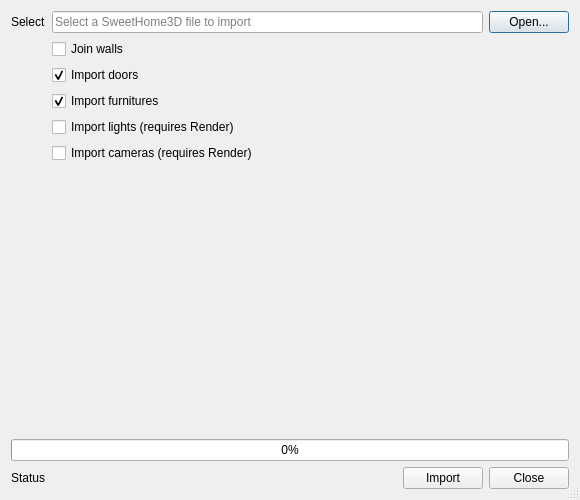
<?xml version="1.0" encoding="UTF-8"?>
<ui version="4.0">
 <class>SH3DImport</class>
 <widget class="QDialog" name="SH3DImport">
  <property name="enabled">
   <bool>true</bool>
  </property>
  <property name="geometry">
   <rect>
    <x>0</x>
    <y>0</y>
    <width>580</width>
    <height>500</height>
   </rect>
  </property>
  <property name="minimumSize">
   <size>
    <width>320</width>
    <height>400</height>
   </size>
  </property>
  <property name="windowTitle">
   <string>Import SweetHome3D file</string>
  </property>
  <property name="toolTip">
   <string>Import SweetHome3D file</string>
  </property>
  <property name="locale">
   <locale language="English" country="UnitedStates"/>
  </property>
  <property name="sizeGripEnabled">
   <bool>true</bool>
  </property>
  <property name="modal">
   <bool>false</bool>
  </property>
  <layout class="QVBoxLayout" name="verticalLayout_3">
   <item>
    <layout class="QVBoxLayout" name="verticalLayout_2">
     <item>
      <layout class="QFormLayout" name="formLayout_4">
       <item row="0" column="0">
        <widget class="QLabel" name="label_20">
         <property name="text">
          <string>Select</string>
         </property>
        </widget>
       </item>
       <item row="0" column="1">
        <layout class="QHBoxLayout" name="horizontalLayout">
         <item>
          <widget class="QLineEdit" name="sh3dFilename">
           <property name="toolTip">
            <string>Select a SweetHome3D file to import</string>
           </property>
           <property name="placeholderText">
            <string>Select a SweetHome3D file to import</string>
           </property>
           <property name="clearButtonEnabled">
            <bool>true</bool>
           </property>
          </widget>
         </item>
         <item>
          <widget class="QPushButton" name="sh3dSelectFile">
           <property name="toolTip">
            <string>Select a SweetHome3D file to import</string>
           </property>
           <property name="text">
            <string>Open...</string>
           </property>
          </widget>
         </item>
        </layout>
       </item>
       <item row="1" column="1">
        <widget class="QCheckBox" name="joinWall">
         <property name="toolTip">
          <string>Modify the wall to make them join properly</string>
         </property>
         <property name="text">
          <string>Join walls</string>
         </property>
         <property name="checked">
          <bool>false</bool>
         </property>
        </widget>
       </item>
       <item row="3" column="1">
        <widget class="QCheckBox" name="importFurnitures">
         <property name="toolTip">
          <string>Whether to import the model's furnitures</string>
         </property>
         <property name="text">
          <string>Import furnitures</string>
         </property>
         <property name="checked">
          <bool>true</bool>
         </property>
        </widget>
       </item>
       <item row="4" column="1">
        <widget class="QCheckBox" name="importLights">
         <property name="toolTip">
          <string>Whether to import the model's lights.</string>
         </property>
         <property name="text">
          <string>Import lights (requires Render)</string>
         </property>
        </widget>
       </item>
       <item row="5" column="1">
        <widget class="QCheckBox" name="importCameras">
         <property name="toolTip">
          <string>Whether to import the model's cameras</string>
         </property>
         <property name="text">
          <string>Import cameras (requires Render)</string>
         </property>
        </widget>
       </item>
       <item row="2" column="1">
        <widget class="QCheckBox" name="importDoors">
         <property name="text">
          <string>Import doors</string>
         </property>
         <property name="checked">
          <bool>true</bool>
         </property>
        </widget>
       </item>
      </layout>
     </item>
     <item>
      <widget class="QProgressBar" name="progressBar">
       <property name="value">
        <number>0</number>
       </property>
      </widget>
     </item>
     <item>
      <layout class="QHBoxLayout" name="horizontalLayout_3">
       <item>
        <widget class="QLabel" name="status">
         <property name="minimumSize">
          <size>
           <width>0</width>
           <height>0</height>
          </size>
         </property>
         <property name="text">
          <string>Status</string>
         </property>
        </widget>
       </item>
       <item>
        <spacer name="horizontalSpacer_2">
         <property name="orientation">
          <enum>Qt::Horizontal</enum>
         </property>
         <property name="sizeHint" stdset="0">
          <size>
           <width>40</width>
           <height>20</height>
          </size>
         </property>
        </spacer>
       </item>
       <item>
        <widget class="QPushButton" name="btnImport">
         <property name="toolTip">
          <string>Import SweetHome3D file</string>
         </property>
         <property name="text">
          <string>Import</string>
         </property>
        </widget>
       </item>
       <item>
        <widget class="QPushButton" name="btnClose">
         <property name="toolTip">
          <string>Close this dialog</string>
         </property>
         <property name="text">
          <string>Close</string>
         </property>
         <property name="default">
          <bool>false</bool>
         </property>
        </widget>
       </item>
      </layout>
     </item>
    </layout>
   </item>
  </layout>
 </widget>
 <tabstops>
  <tabstop>btnImport</tabstop>
  <tabstop>btnClose</tabstop>
 </tabstops>
 <resources/>
 <connections/>
 <designerdata>
  <property name="gridDeltaX">
   <number>10</number>
  </property>
  <property name="gridDeltaY">
   <number>10</number>
  </property>
  <property name="gridSnapX">
   <bool>true</bool>
  </property>
  <property name="gridSnapY">
   <bool>true</bool>
  </property>
  <property name="gridVisible">
   <bool>true</bool>
  </property>
 </designerdata>
</ui>
